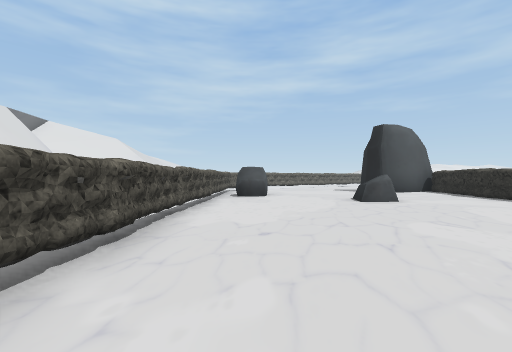
View 1 (above)

18 first-person views from a walk through a scene from a Unity 3-D project. The camera is 1.5 m above the floor, looks level and sees 90° across. The floor is counted in squares, 2 m on a side. Each view is taken from the middle of a square. On the plan, view 1 faces up. The plan holds only what a view shows up to about 9 squares ahead; the rest is blank. The place goes on beyond the plan. Some surface patterns are stand-ins.

View 2
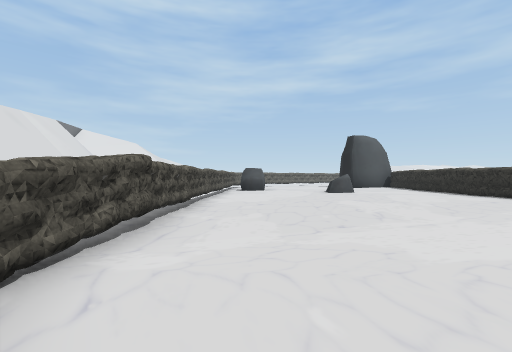

View 3
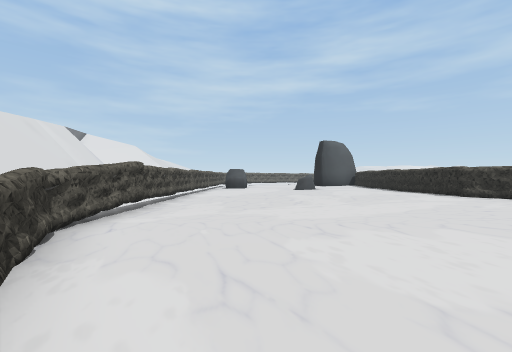

View 4
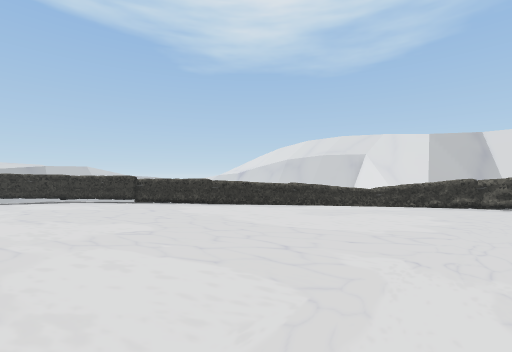

View 5
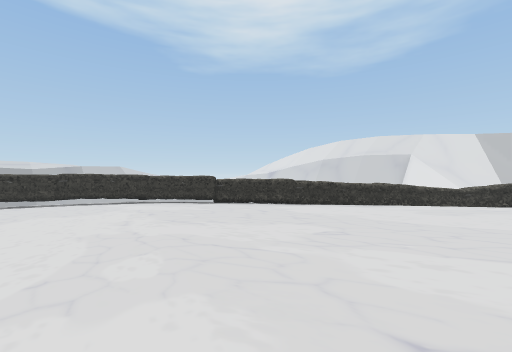

View 6
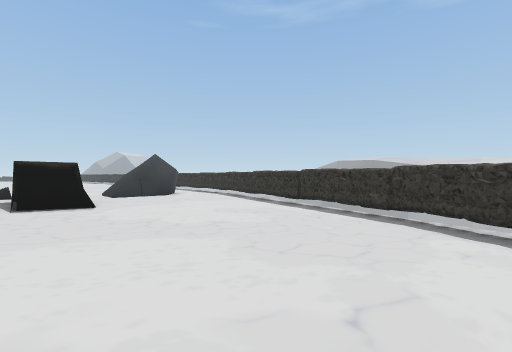

View 7
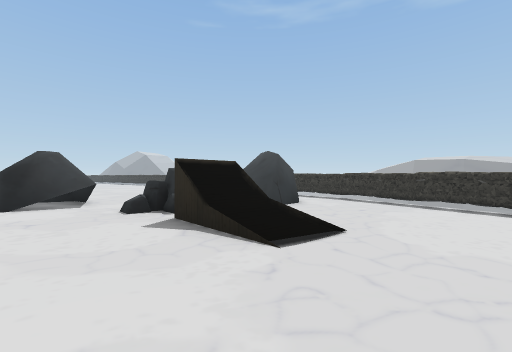

View 8
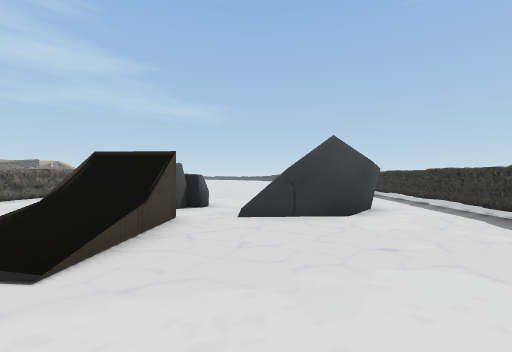

View 9
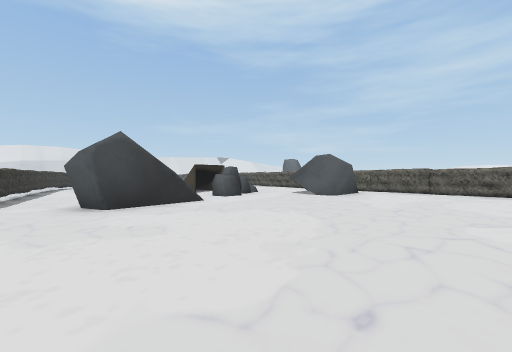

View 10
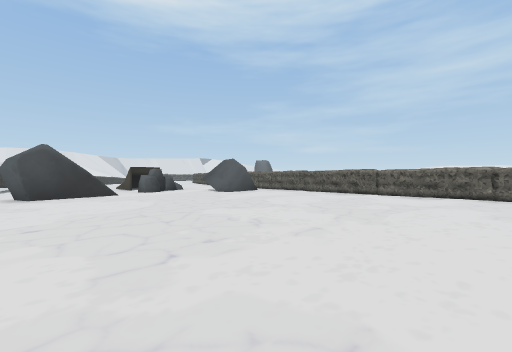

View 11
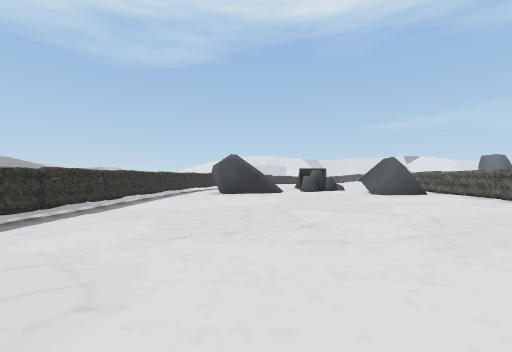

View 12
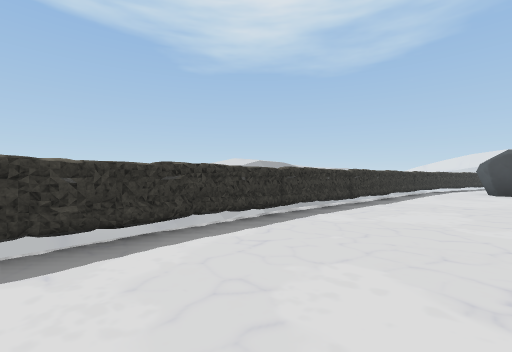

View 13
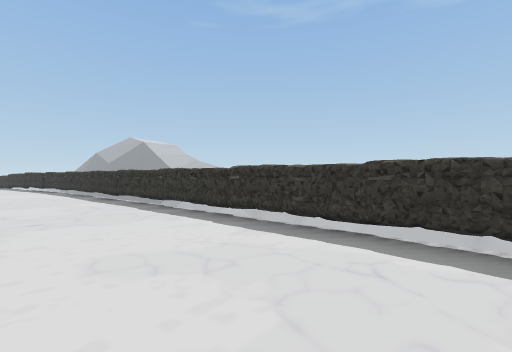

View 14
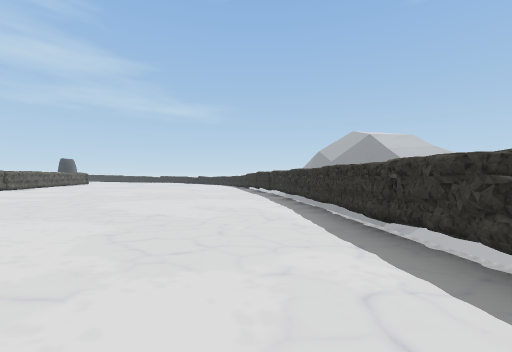

View 15
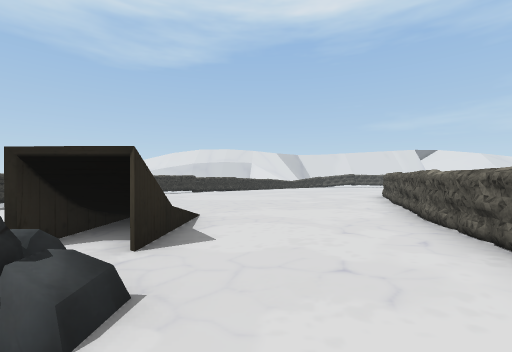

View 16
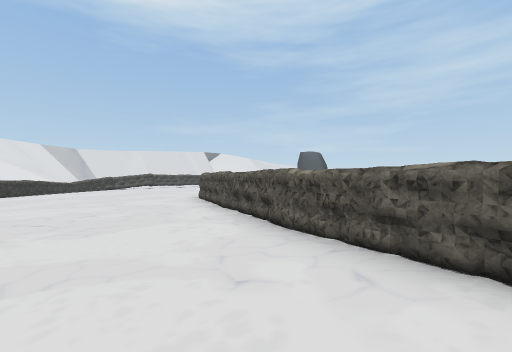

View 17
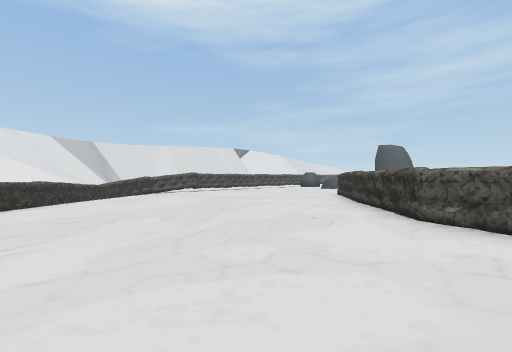

View 18
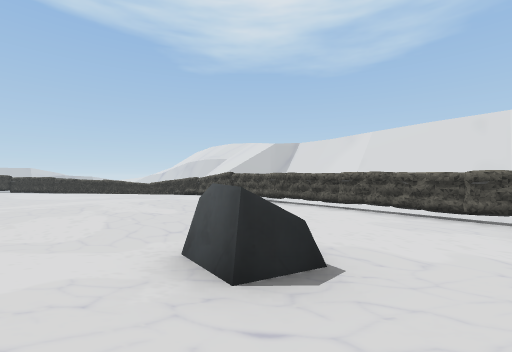

### Floor plan
Key: @ floor where view 1 was taken; # wall or solid block; . main floor; : floor 0.25 m higher than the main floor; + floor 0.5 m higher than the main floor; / step, stairs or slope; = window, fence, low wall or low ledge; ^ raised ledge; v drop or lower ground; R rock.
Columns run from 2 left of view 1 to 43 right of it. Each row starts with its distance up from view 1.
  9 #.....:::^
  8 #..../:::#
  7 #....R/:#v
  6 #....:::+
  5 #....:::+#
  4 #....:::+#
  3 #....:::+#
  2 #....:::+#
  1 #....::::#
  0 #.@...::::#
 -1 #.....::::+#
 -2 #......::::+#
 -3  =......::::+##v
 -4  =.......:::::++####
 -5   =......:::::::::++^####### ###
 -6    =......:::::::::::RRR++++#+++
 -7     =......:::::::::::RR::::::::            ::
 -8     v#........::::::R:::::::::::           :::
 -9      #..........:=#RR:::::::::::          :::.
-10       #.............R...::::::::         .....
-11        #...........///..........        ......
-12         #..........R /...........      .......
-13          ##........R /........................
-14           v###......//........................
-15               ####............................
-16                    ########..........#########
-17                          vv###########

Positions as (right, up) in squares from view 1, and headings:
1: (0, 0), facing up
2: (0, -3), facing up
3: (1, -5), facing up
4: (8, -1), facing down-left
5: (10, -3), facing down-left
6: (7, -8), facing down-right
7: (12, -6), facing down-right
8: (12, -11), facing right
9: (25, -15), facing up-left
10: (29, -14), facing up-left
11: (30, -12), facing left
12: (32, -13), facing down-left
13: (29, -13), facing down-right
14: (35, -14), facing right
15: (19, -7), facing left
16: (17, -7), facing up-left
17: (11, -7), facing up-left
18: (5, 9), facing down-left
